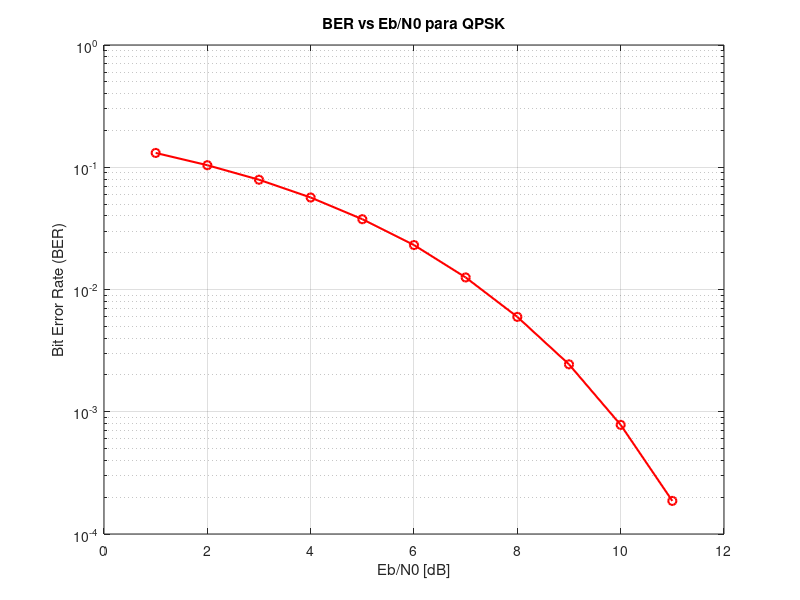

Write the MATLAB code that produced this figure.
EbN0_dB = 1:11;
N = 1e6; % Total de bits (2N/2 = N símbolos QPSK)
ber_qpsk = zeros(size(EbN0_dB));

for i = 1:length(EbN0_dB)
    bits = randi([0 1], 1, 2*N);
    I = 2*bits(1:2:end) - 1;
    Q = 2*bits(2:2:end) - 1;
    symbols = (I + 1j*Q) / sqrt(2); % Normalizado

    EbN0 = 10^(EbN0_dB(i)/10);
    noise = (randn(1, N) + 1j*randn(1, N)) / sqrt(2 * EbN0);
    
    received = symbols + noise;
    
    detected_bits = zeros(1, 2*N);
    detected_bits(1:2:end) = real(received) > 0;
    detected_bits(2:2:end) = imag(received) > 0;

    ber_qpsk(i) = sum(bits ~= detected_bits) / (2*N);
end

semilogy(EbN0_dB, ber_qpsk, 'o-r', 'LineWidth', 1.5);
xlabel('Eb/N0 [dB]');
ylabel('Bit Error Rate (BER)');
title('BER vs Eb/N0 para QPSK');
grid on;
